Frame 1 (no input): blank canvas, image omitted
Frame 60 (no input): blank canvas, image omitted
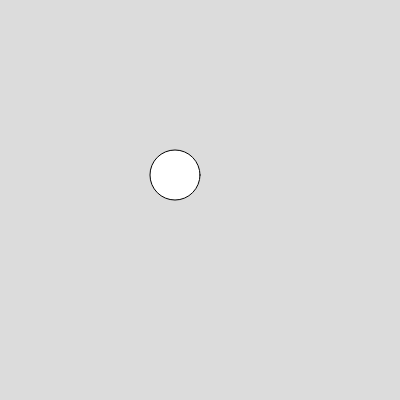
Frame 120 (the mouse pressed at the canvas centre since frame 60)

The p5.js sketch whose frames 1 and 60 were blank and that drew this single picture after the mouse press (run headless with seeded random() and noise() and a simulated clock; from frame 60 on, the mouse is pressed at the canvas centre):

// p5.js sketch
// ── sketch.js
function setup() {
  createCanvas(400, 400);
}

function draw() {
  background(220);
  circle(mouseX-25,mouseY-25,50);
}
